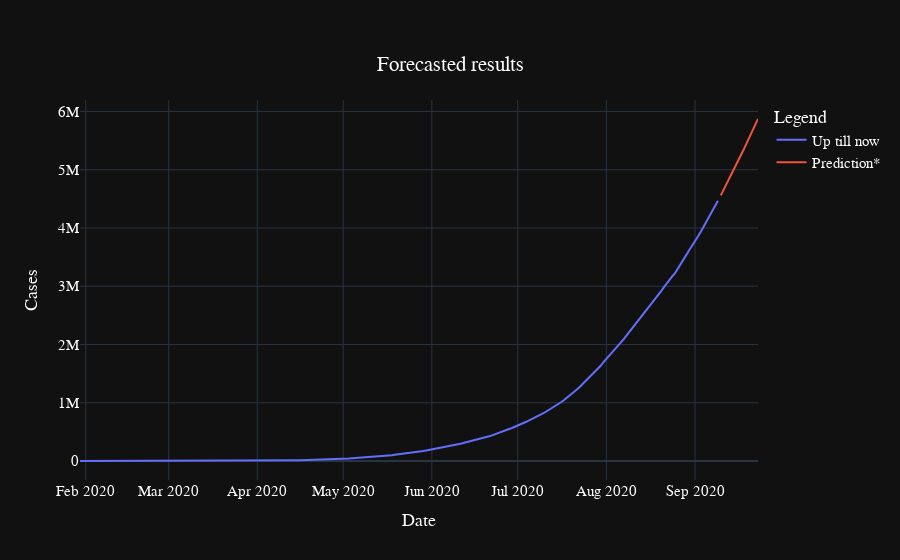

The notebook cell this image was saved under:
### Code cell
graph.show()

### Figure 1 — Plotly figure (JSON) as saved in the notebook; plotly's stock layout.template omitted (floating-point values rounded to 4 significant figures; data arrays with more than 128 entries replaced by an {"elided": "..."} marker saying what was removed)
{"data": [{"mode": "lines", "name": "Up till now ", "type": "scatter", "x": {"elided": "224 str values"}, "y": {"elided": "224 int values"}}, {"mode": "lines", "name": "Prediction*", "type": "scatter", "x": ["2020-09-10T00:00:00", "2020-09-11T00:00:00", "2020-09-12T00:00:00", "2020-09-13T00:00:00", "2020-09-14T00:00:00", "2020-09-15T00:00:00", "2020-09-16T00:00:00", "2020-09-17T00:00:00", "2020-09-18T00:00:00", "2020-09-19T00:00:00", "2020-09-20T00:00:00", "2020-09-21T00:00:00", "2020-09-22T00:00:00", "2020-09-23T00:00:00"], "y": [4560000.0, 4657000.0, 4755000.0, 4851000.0, 4938000.0, 5034000.0, 5139000.0, 5242000.0, 5346000.0, 5453000.0, 5558000.0, 5653000.0, 5758000.0, 5871000.0]}], "layout": {"autosize": true, "font": {"color": "white", "family": "Arial", "size": 15}, "legend": {"title": {"text": "Legend "}}, "title": {"text": "Forecasted results", "x": 0.5, "xanchor": "center", "y": 0.9, "yanchor": "top"}, "xaxis": {"autorange": true, "range": ["2020-01-30", "2020-09-23"], "title": {"text": "Date"}, "type": "date"}, "yaxis": {"autorange": true, "range": [-326200.0, 6197000.0], "title": {"text": "Cases"}, "type": "linear"}}}
